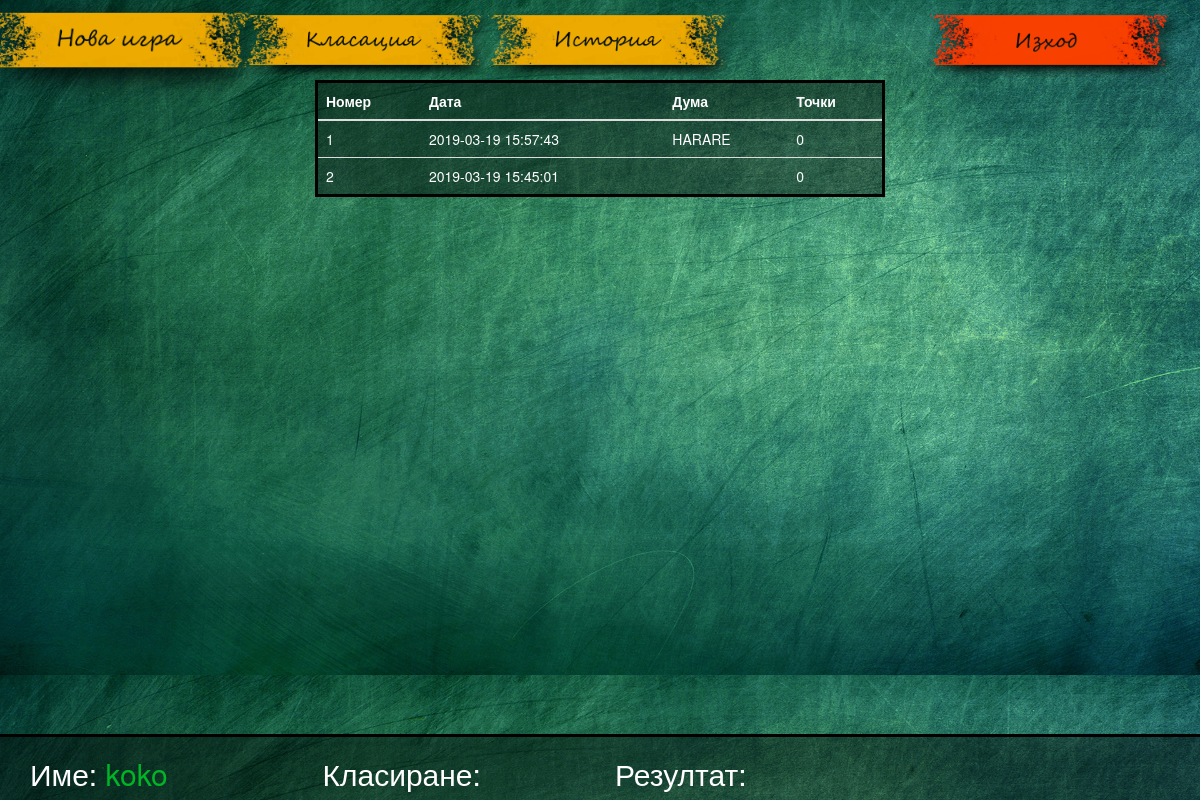
The app's page /bg/history.php (signed in), older data.
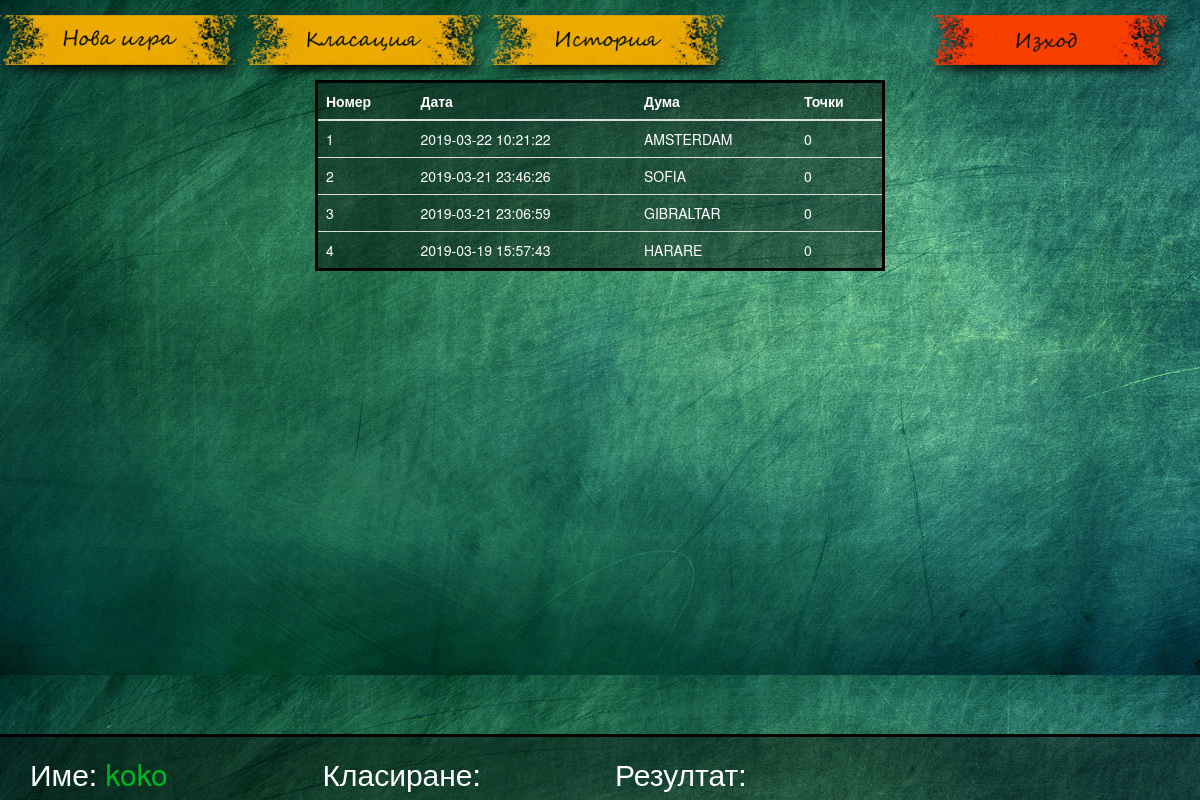
The same page, newer data.
### tables this page shows
CREATE TABLE `history` (
  `history_id` int(11) NOT NULL,
  `user_id` int(11) DEFAULT NULL,
  `points` int(11) NOT NULL,
  `word` varchar(100) NOT NULL,
  `date` datetime NOT NULL
);

### bg/history.php (the view, shortened to what this page needs)
<?php
include 'include/header.php';
$win_end 		= $_SESSION['user'];
$user_query		= "SELECT `user_id` FROM `users` WHERE `user_name`='$win_end'";
$user_result	= mysqli_query($conn, $user_query);
$row 			= mysqli_fetch_assoc($user_result);
$read_query 	= "SELECT points, word, date FROM history WHERE user_id=".$row['user_id']." ORDER BY date DESC LIMIT 10";
$result 		= mysqli_query($conn, $read_query);
?>
<?php if(mysqli_num_rows($result) > 0){ ?>
<div class="col-lg-6 col-lg-offset-3">
	<table class="table">
		<thead>
			<tr>
				<th>Номер</th>
				<th>Дата</th>
				<th>Дума</th>
				<th>Точки</th>
			</tr>
		</thead>
		<tbody>
			<?php
			$n=0;
			while($row_points = mysqli_fetch_assoc($result)){
			$n ++;
			?>
			<tr>
				<td><?= $n ?></td>
				<td><?= $row_points['date'] ?></td>
				<td><?= $row_points['word'] ?></td>
				<td><?= $row_points['points'] ?></td>
			</tr>
				<?php } ?>
		</tbody>
	</table>
</div>
<?php
}
include 'include/footer.php';
?>

### bg/include/header.php (shortened to what this page needs)
<!DOCTYPE html>
<html >
<head>
	<link rel="stylesheet" href="https://stackpath.bootstrapcdn.com/bootstrap/3.4.0/css/bootstrap.min.css">
	<link rel="stylesheet" type="text/css" href="../style/style.css">
</head>
<body>
<div>
	<div class="img-btn">
		<a href="new_game.php">
			<img src="img/new_game.png" alt="new game">
		</a>
	</div>
	<div class="img-btn">
		<a href="leaderboard.php">
			<img src="img/leader_board.png" alt="leader board">
		</a>
	</div>
	<div class="img-btn">
		<a href="history.php">
			<img src="img/history.png" alt="history">
		</a>
	</div>
	<div class="img-btn logout">
		<a href="../logout.php">
			<img src="img/logout.png" alt="logout">
		</a>
	</div>
</div>

### bg/include/footer.php
<div class="col-lg-12 footer">
	<div class="col-lg-3">
		<h2>Име:
			<span class="color">
				<?= $_SESSION['user'] ?>
			</span>
		</h2>
	</div>
	<div class="col-lg-3">
		<h2>Класиране: <?= $_SESSION['rank'] ?></h2>
	</div>
	<div class="col-lg-3">
		<h2>Резултат: <?= $_SESSION['points'] ?></h2>
	</div>
</div>
</body>
</html>

### style/style.css (style rules this page uses)
body { background: url(background.jpg); background-size: 100%; color: #000; }
img { height: 80px; width: 240px; -webkit-filter: drop-shadow(5px 5px 5px #000); filter: drop-shadow(5px 5px 5px #000000); }
.img-btn { display: inline-block; }
.logout { float: right; margin-right: 30px; }
.footer { position: fixed; bottom: 0; background: #0006; color: #FFFFFF; border-top: solid; border-color: #000000; }
.color { color: #00B526; }
table { background-color: #0006; border: solid; }
tr { color: #fff; }

Row changes from the older to the newer data that the page shows:
removed history: date "2019-03-19 15:45:01", points "0"
added history: date "2019-03-22 10:21:22", word "AMSTERDAM", points "0"
added history: date "2019-03-21 23:46:26", word "SOFIA", points "0"
added history: date "2019-03-21 23:06:59", word "GIBRALTAR", points "0"
